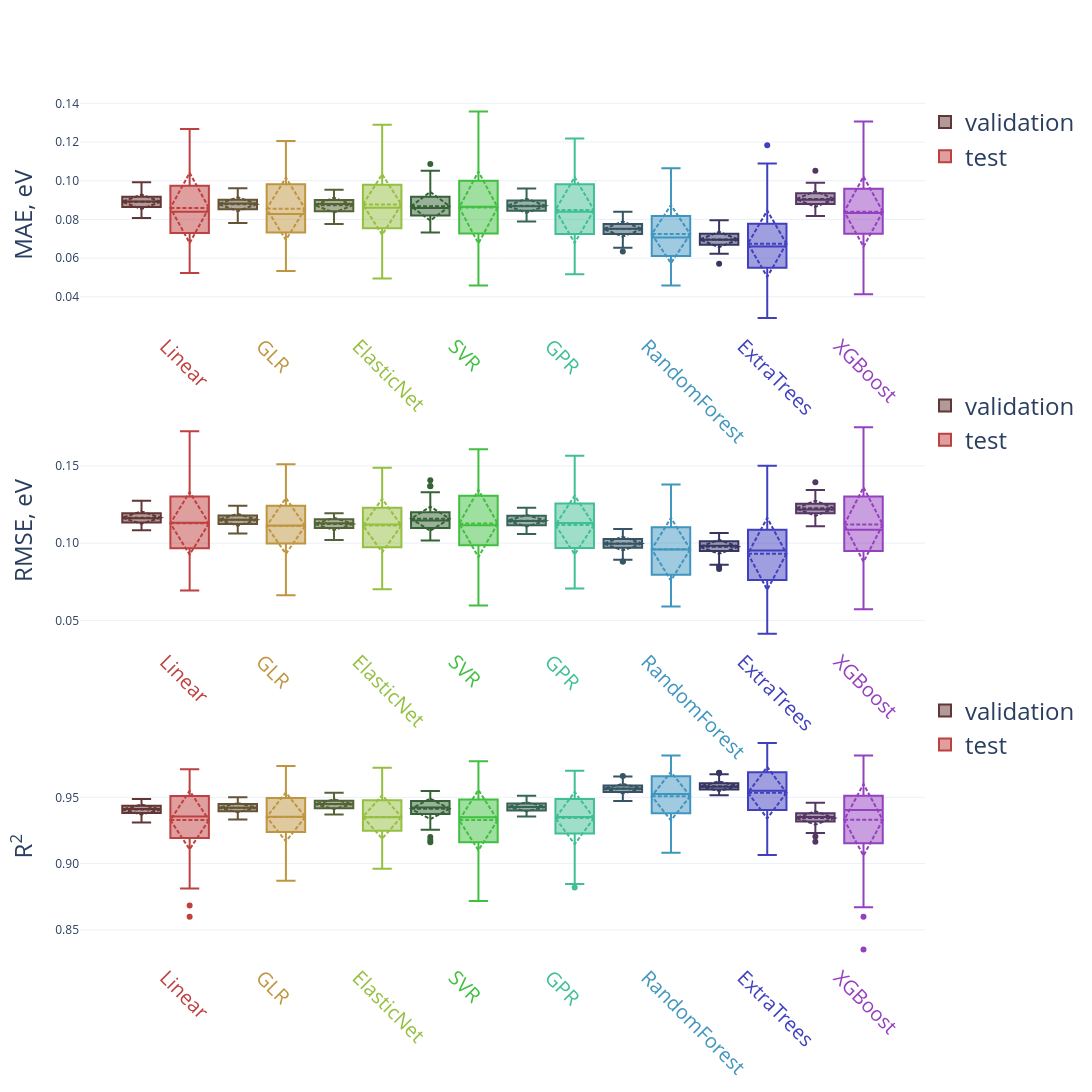

Notebook cell for this chart:
### Code cell
fig_9 = repeated_hold_out_validation_result_plot(rhov_result_df=rhov_res1, model_names=list(models_dict.keys()))
fig_9.show()
